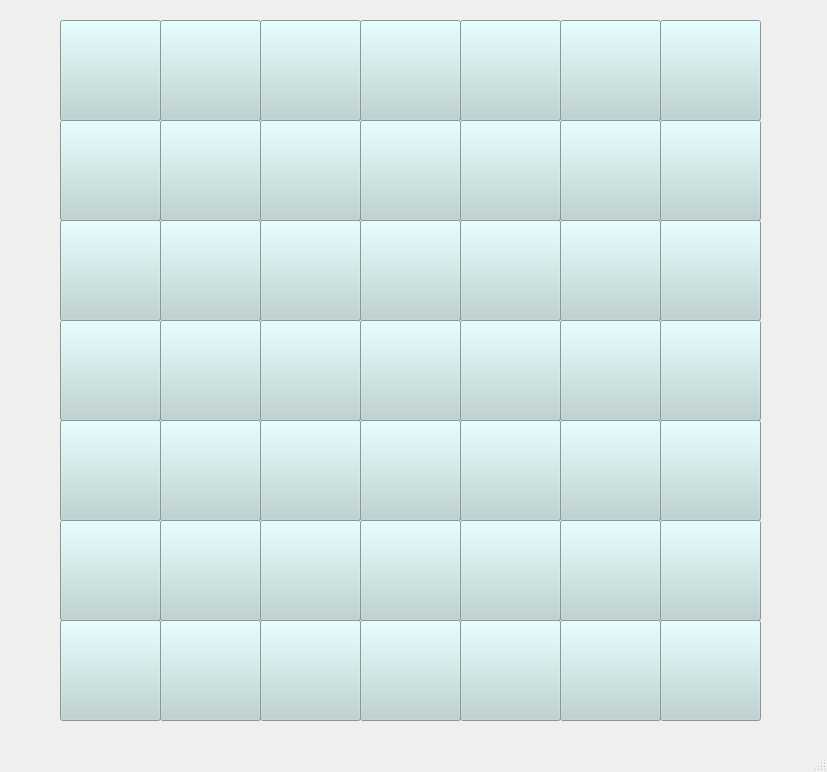
<?xml version="1.0" encoding="UTF-8"?>
<ui version="4.0">
 <class>MainWindow</class>
 <widget class="QMainWindow" name="MainWindow">
  <property name="geometry">
   <rect>
    <x>0</x>
    <y>0</y>
    <width>827</width>
    <height>772</height>
   </rect>
  </property>
  <property name="windowTitle">
   <string>MainWindow</string>
  </property>
  <widget class="QWidget" name="centralwidget">
   <widget class="QPushButton" name="pushButton_00">
    <property name="geometry">
     <rect>
      <x>60</x>
      <y>20</y>
      <width>101</width>
      <height>101</height>
     </rect>
    </property>
    <property name="styleSheet">
     <string notr="true">border-color: rgb(189, 223, 222);
background-color: qlineargradient(spread:pad, x1:0, y1:0, x2:1, y2:0, stop:0 rgba(0, 0, 0, 255), stop:1 rgba(255, 255, 255, 255));
background-color: rgb(186, 211, 211);
font: 20pt &quot;AR BERKLEY&quot;;</string>
    </property>
    <property name="text">
     <string/>
    </property>
    <attribute name="buttonGroup">
     <string notr="true">buttons</string>
    </attribute>
   </widget>
   <widget class="QPushButton" name="pushButton_01">
    <property name="geometry">
     <rect>
      <x>160</x>
      <y>20</y>
      <width>101</width>
      <height>101</height>
     </rect>
    </property>
    <property name="styleSheet">
     <string notr="true">border-color: rgb(189, 223, 222);
background-color: qlineargradient(spread:pad, x1:0, y1:0, x2:1, y2:0, stop:0 rgba(0, 0, 0, 255), stop:1 rgba(255, 255, 255, 255));
background-color: rgb(186, 211, 211);
font: 20pt &quot;AR BERKLEY&quot;;</string>
    </property>
    <property name="text">
     <string/>
    </property>
    <attribute name="buttonGroup">
     <string notr="true">buttons</string>
    </attribute>
   </widget>
   <widget class="QPushButton" name="pushButton_02">
    <property name="geometry">
     <rect>
      <x>260</x>
      <y>20</y>
      <width>101</width>
      <height>101</height>
     </rect>
    </property>
    <property name="styleSheet">
     <string notr="true">border-color: rgb(189, 223, 222);
background-color: qlineargradient(spread:pad, x1:0, y1:0, x2:1, y2:0, stop:0 rgba(0, 0, 0, 255), stop:1 rgba(255, 255, 255, 255));
background-color: rgb(186, 211, 211);
font: 20pt &quot;AR BERKLEY&quot;;</string>
    </property>
    <property name="text">
     <string/>
    </property>
    <attribute name="buttonGroup">
     <string notr="true">buttons</string>
    </attribute>
   </widget>
   <widget class="QPushButton" name="pushButton_03">
    <property name="geometry">
     <rect>
      <x>360</x>
      <y>20</y>
      <width>101</width>
      <height>101</height>
     </rect>
    </property>
    <property name="styleSheet">
     <string notr="true">border-color: rgb(189, 223, 222);
background-color: qlineargradient(spread:pad, x1:0, y1:0, x2:1, y2:0, stop:0 rgba(0, 0, 0, 255), stop:1 rgba(255, 255, 255, 255));
background-color: rgb(186, 211, 211);
font: 20pt &quot;AR BERKLEY&quot;;</string>
    </property>
    <property name="text">
     <string/>
    </property>
    <attribute name="buttonGroup">
     <string notr="true">buttons</string>
    </attribute>
   </widget>
   <widget class="QPushButton" name="pushButton_06">
    <property name="geometry">
     <rect>
      <x>660</x>
      <y>20</y>
      <width>101</width>
      <height>101</height>
     </rect>
    </property>
    <property name="styleSheet">
     <string notr="true">border-color: rgb(189, 223, 222);
background-color: qlineargradient(spread:pad, x1:0, y1:0, x2:1, y2:0, stop:0 rgba(0, 0, 0, 255), stop:1 rgba(255, 255, 255, 255));
background-color: rgb(186, 211, 211);
font: 20pt &quot;AR BERKLEY&quot;;</string>
    </property>
    <property name="text">
     <string/>
    </property>
    <attribute name="buttonGroup">
     <string notr="true">buttons</string>
    </attribute>
   </widget>
   <widget class="QPushButton" name="pushButton_04">
    <property name="geometry">
     <rect>
      <x>460</x>
      <y>20</y>
      <width>101</width>
      <height>101</height>
     </rect>
    </property>
    <property name="styleSheet">
     <string notr="true">border-color: rgb(189, 223, 222);
background-color: qlineargradient(spread:pad, x1:0, y1:0, x2:1, y2:0, stop:0 rgba(0, 0, 0, 255), stop:1 rgba(255, 255, 255, 255));
background-color: rgb(186, 211, 211);
font: 20pt &quot;AR BERKLEY&quot;;</string>
    </property>
    <property name="text">
     <string/>
    </property>
    <attribute name="buttonGroup">
     <string notr="true">buttons</string>
    </attribute>
   </widget>
   <widget class="QPushButton" name="pushButton_05">
    <property name="geometry">
     <rect>
      <x>560</x>
      <y>20</y>
      <width>101</width>
      <height>101</height>
     </rect>
    </property>
    <property name="styleSheet">
     <string notr="true">border-color: rgb(189, 223, 222);
background-color: qlineargradient(spread:pad, x1:0, y1:0, x2:1, y2:0, stop:0 rgba(0, 0, 0, 255), stop:1 rgba(255, 255, 255, 255));
background-color: rgb(186, 211, 211);
font: 20pt &quot;AR BERKLEY&quot;;</string>
    </property>
    <property name="text">
     <string/>
    </property>
    <attribute name="buttonGroup">
     <string notr="true">buttons</string>
    </attribute>
   </widget>
   <widget class="QPushButton" name="pushButton_13">
    <property name="geometry">
     <rect>
      <x>360</x>
      <y>120</y>
      <width>101</width>
      <height>101</height>
     </rect>
    </property>
    <property name="styleSheet">
     <string notr="true">border-color: rgb(189, 223, 222);
background-color: qlineargradient(spread:pad, x1:0, y1:0, x2:1, y2:0, stop:0 rgba(0, 0, 0, 255), stop:1 rgba(255, 255, 255, 255));
background-color: rgb(186, 211, 211);
font: 20pt &quot;AR BERKLEY&quot;;</string>
    </property>
    <property name="text">
     <string/>
    </property>
    <attribute name="buttonGroup">
     <string notr="true">buttons</string>
    </attribute>
   </widget>
   <widget class="QPushButton" name="pushButton_11">
    <property name="geometry">
     <rect>
      <x>160</x>
      <y>120</y>
      <width>101</width>
      <height>101</height>
     </rect>
    </property>
    <property name="styleSheet">
     <string notr="true">border-color: rgb(189, 223, 222);
background-color: qlineargradient(spread:pad, x1:0, y1:0, x2:1, y2:0, stop:0 rgba(0, 0, 0, 255), stop:1 rgba(255, 255, 255, 255));
background-color: rgb(186, 211, 211);
font: 20pt &quot;AR BERKLEY&quot;;</string>
    </property>
    <property name="text">
     <string/>
    </property>
    <attribute name="buttonGroup">
     <string notr="true">buttons</string>
    </attribute>
   </widget>
   <widget class="QPushButton" name="pushButton_12">
    <property name="geometry">
     <rect>
      <x>260</x>
      <y>120</y>
      <width>101</width>
      <height>101</height>
     </rect>
    </property>
    <property name="styleSheet">
     <string notr="true">border-color: rgb(189, 223, 222);
background-color: qlineargradient(spread:pad, x1:0, y1:0, x2:1, y2:0, stop:0 rgba(0, 0, 0, 255), stop:1 rgba(255, 255, 255, 255));
background-color: rgb(186, 211, 211);
font: 20pt &quot;AR BERKLEY&quot;;</string>
    </property>
    <property name="text">
     <string/>
    </property>
    <attribute name="buttonGroup">
     <string notr="true">buttons</string>
    </attribute>
   </widget>
   <widget class="QPushButton" name="pushButton_10">
    <property name="geometry">
     <rect>
      <x>60</x>
      <y>120</y>
      <width>101</width>
      <height>101</height>
     </rect>
    </property>
    <property name="styleSheet">
     <string notr="true">border-color: rgb(189, 223, 222);
background-color: qlineargradient(spread:pad, x1:0, y1:0, x2:1, y2:0, stop:0 rgba(0, 0, 0, 255), stop:1 rgba(255, 255, 255, 255));
background-color: rgb(186, 211, 211);
font: 20pt &quot;AR BERKLEY&quot;;</string>
    </property>
    <property name="text">
     <string/>
    </property>
    <attribute name="buttonGroup">
     <string notr="true">buttons</string>
    </attribute>
   </widget>
   <widget class="QPushButton" name="pushButton_14">
    <property name="geometry">
     <rect>
      <x>460</x>
      <y>120</y>
      <width>101</width>
      <height>101</height>
     </rect>
    </property>
    <property name="styleSheet">
     <string notr="true">border-color: rgb(189, 223, 222);
background-color: qlineargradient(spread:pad, x1:0, y1:0, x2:1, y2:0, stop:0 rgba(0, 0, 0, 255), stop:1 rgba(255, 255, 255, 255));
background-color: rgb(186, 211, 211);
font: 20pt &quot;AR BERKLEY&quot;;</string>
    </property>
    <property name="text">
     <string/>
    </property>
    <attribute name="buttonGroup">
     <string notr="true">buttons</string>
    </attribute>
   </widget>
   <widget class="QPushButton" name="pushButton_15">
    <property name="geometry">
     <rect>
      <x>560</x>
      <y>120</y>
      <width>101</width>
      <height>101</height>
     </rect>
    </property>
    <property name="styleSheet">
     <string notr="true">border-color: rgb(189, 223, 222);
background-color: qlineargradient(spread:pad, x1:0, y1:0, x2:1, y2:0, stop:0 rgba(0, 0, 0, 255), stop:1 rgba(255, 255, 255, 255));
background-color: rgb(186, 211, 211);
font: 20pt &quot;AR BERKLEY&quot;;</string>
    </property>
    <property name="text">
     <string/>
    </property>
    <attribute name="buttonGroup">
     <string notr="true">buttons</string>
    </attribute>
   </widget>
   <widget class="QPushButton" name="pushButton_16">
    <property name="geometry">
     <rect>
      <x>660</x>
      <y>120</y>
      <width>101</width>
      <height>101</height>
     </rect>
    </property>
    <property name="styleSheet">
     <string notr="true">border-color: rgb(189, 223, 222);
background-color: qlineargradient(spread:pad, x1:0, y1:0, x2:1, y2:0, stop:0 rgba(0, 0, 0, 255), stop:1 rgba(255, 255, 255, 255));
background-color: rgb(186, 211, 211);
font: 20pt &quot;AR BERKLEY&quot;;</string>
    </property>
    <property name="text">
     <string/>
    </property>
    <attribute name="buttonGroup">
     <string notr="true">buttons</string>
    </attribute>
   </widget>
   <widget class="QPushButton" name="pushButton_20">
    <property name="geometry">
     <rect>
      <x>60</x>
      <y>220</y>
      <width>101</width>
      <height>101</height>
     </rect>
    </property>
    <property name="styleSheet">
     <string notr="true">border-color: rgb(189, 223, 222);
background-color: qlineargradient(spread:pad, x1:0, y1:0, x2:1, y2:0, stop:0 rgba(0, 0, 0, 255), stop:1 rgba(255, 255, 255, 255));
background-color: rgb(186, 211, 211);
font: 20pt &quot;AR BERKLEY&quot;;</string>
    </property>
    <property name="text">
     <string/>
    </property>
    <attribute name="buttonGroup">
     <string notr="true">buttons</string>
    </attribute>
   </widget>
   <widget class="QPushButton" name="pushButton_21">
    <property name="geometry">
     <rect>
      <x>160</x>
      <y>220</y>
      <width>101</width>
      <height>101</height>
     </rect>
    </property>
    <property name="styleSheet">
     <string notr="true">border-color: rgb(189, 223, 222);
background-color: qlineargradient(spread:pad, x1:0, y1:0, x2:1, y2:0, stop:0 rgba(0, 0, 0, 255), stop:1 rgba(255, 255, 255, 255));
background-color: rgb(186, 211, 211);
font: 20pt &quot;AR BERKLEY&quot;;</string>
    </property>
    <property name="text">
     <string/>
    </property>
    <attribute name="buttonGroup">
     <string notr="true">buttons</string>
    </attribute>
   </widget>
   <widget class="QPushButton" name="pushButton_22">
    <property name="geometry">
     <rect>
      <x>260</x>
      <y>220</y>
      <width>101</width>
      <height>101</height>
     </rect>
    </property>
    <property name="styleSheet">
     <string notr="true">border-color: rgb(189, 223, 222);
background-color: qlineargradient(spread:pad, x1:0, y1:0, x2:1, y2:0, stop:0 rgba(0, 0, 0, 255), stop:1 rgba(255, 255, 255, 255));
background-color: rgb(186, 211, 211);
font: 20pt &quot;AR BERKLEY&quot;;</string>
    </property>
    <property name="text">
     <string/>
    </property>
    <attribute name="buttonGroup">
     <string notr="true">buttons</string>
    </attribute>
   </widget>
   <widget class="QPushButton" name="pushButton_23">
    <property name="geometry">
     <rect>
      <x>360</x>
      <y>220</y>
      <width>101</width>
      <height>101</height>
     </rect>
    </property>
    <property name="styleSheet">
     <string notr="true">border-color: rgb(189, 223, 222);
background-color: qlineargradient(spread:pad, x1:0, y1:0, x2:1, y2:0, stop:0 rgba(0, 0, 0, 255), stop:1 rgba(255, 255, 255, 255));
background-color: rgb(186, 211, 211);
font: 20pt &quot;AR BERKLEY&quot;;</string>
    </property>
    <property name="text">
     <string/>
    </property>
    <attribute name="buttonGroup">
     <string notr="true">buttons</string>
    </attribute>
   </widget>
   <widget class="QPushButton" name="pushButton_24">
    <property name="geometry">
     <rect>
      <x>460</x>
      <y>220</y>
      <width>101</width>
      <height>101</height>
     </rect>
    </property>
    <property name="styleSheet">
     <string notr="true">border-color: rgb(189, 223, 222);
background-color: qlineargradient(spread:pad, x1:0, y1:0, x2:1, y2:0, stop:0 rgba(0, 0, 0, 255), stop:1 rgba(255, 255, 255, 255));
background-color: rgb(186, 211, 211);
font: 20pt &quot;AR BERKLEY&quot;;</string>
    </property>
    <property name="text">
     <string/>
    </property>
    <attribute name="buttonGroup">
     <string notr="true">buttons</string>
    </attribute>
   </widget>
   <widget class="QPushButton" name="pushButton_25">
    <property name="geometry">
     <rect>
      <x>560</x>
      <y>220</y>
      <width>101</width>
      <height>101</height>
     </rect>
    </property>
    <property name="styleSheet">
     <string notr="true">border-color: rgb(189, 223, 222);
background-color: qlineargradient(spread:pad, x1:0, y1:0, x2:1, y2:0, stop:0 rgba(0, 0, 0, 255), stop:1 rgba(255, 255, 255, 255));
background-color: rgb(186, 211, 211);
font: 20pt &quot;AR BERKLEY&quot;;</string>
    </property>
    <property name="text">
     <string/>
    </property>
    <attribute name="buttonGroup">
     <string notr="true">buttons</string>
    </attribute>
   </widget>
   <widget class="QPushButton" name="pushButton_26">
    <property name="geometry">
     <rect>
      <x>660</x>
      <y>220</y>
      <width>101</width>
      <height>101</height>
     </rect>
    </property>
    <property name="styleSheet">
     <string notr="true">border-color: rgb(189, 223, 222);
background-color: qlineargradient(spread:pad, x1:0, y1:0, x2:1, y2:0, stop:0 rgba(0, 0, 0, 255), stop:1 rgba(255, 255, 255, 255));
background-color: rgb(186, 211, 211);
font: 20pt &quot;AR BERKLEY&quot;;</string>
    </property>
    <property name="text">
     <string/>
    </property>
    <attribute name="buttonGroup">
     <string notr="true">buttons</string>
    </attribute>
   </widget>
   <widget class="QPushButton" name="pushButton_30">
    <property name="geometry">
     <rect>
      <x>60</x>
      <y>320</y>
      <width>101</width>
      <height>101</height>
     </rect>
    </property>
    <property name="styleSheet">
     <string notr="true">border-color: rgb(189, 223, 222);
background-color: qlineargradient(spread:pad, x1:0, y1:0, x2:1, y2:0, stop:0 rgba(0, 0, 0, 255), stop:1 rgba(255, 255, 255, 255));
background-color: rgb(186, 211, 211);
font: 20pt &quot;AR BERKLEY&quot;;</string>
    </property>
    <property name="text">
     <string/>
    </property>
    <attribute name="buttonGroup">
     <string notr="true">buttons</string>
    </attribute>
   </widget>
   <widget class="QPushButton" name="pushButton_31">
    <property name="geometry">
     <rect>
      <x>160</x>
      <y>320</y>
      <width>101</width>
      <height>101</height>
     </rect>
    </property>
    <property name="styleSheet">
     <string notr="true">border-color: rgb(189, 223, 222);
background-color: qlineargradient(spread:pad, x1:0, y1:0, x2:1, y2:0, stop:0 rgba(0, 0, 0, 255), stop:1 rgba(255, 255, 255, 255));
background-color: rgb(186, 211, 211);
font: 20pt &quot;AR BERKLEY&quot;;</string>
    </property>
    <property name="text">
     <string/>
    </property>
    <attribute name="buttonGroup">
     <string notr="true">buttons</string>
    </attribute>
   </widget>
   <widget class="QPushButton" name="pushButton_32">
    <property name="geometry">
     <rect>
      <x>260</x>
      <y>320</y>
      <width>101</width>
      <height>101</height>
     </rect>
    </property>
    <property name="styleSheet">
     <string notr="true">border-color: rgb(189, 223, 222);
background-color: qlineargradient(spread:pad, x1:0, y1:0, x2:1, y2:0, stop:0 rgba(0, 0, 0, 255), stop:1 rgba(255, 255, 255, 255));
background-color: rgb(186, 211, 211);
font: 20pt &quot;AR BERKLEY&quot;;</string>
    </property>
    <property name="text">
     <string/>
    </property>
    <attribute name="buttonGroup">
     <string notr="true">buttons</string>
    </attribute>
   </widget>
   <widget class="QPushButton" name="pushButton_33">
    <property name="geometry">
     <rect>
      <x>360</x>
      <y>320</y>
      <width>101</width>
      <height>101</height>
     </rect>
    </property>
    <property name="styleSheet">
     <string notr="true">border-color: rgb(189, 223, 222);
background-color: qlineargradient(spread:pad, x1:0, y1:0, x2:1, y2:0, stop:0 rgba(0, 0, 0, 255), stop:1 rgba(255, 255, 255, 255));
background-color: rgb(186, 211, 211);
font: 20pt &quot;AR BERKLEY&quot;;</string>
    </property>
    <property name="text">
     <string/>
    </property>
    <attribute name="buttonGroup">
     <string notr="true">buttons</string>
    </attribute>
   </widget>
   <widget class="QPushButton" name="pushButton_34">
    <property name="geometry">
     <rect>
      <x>460</x>
      <y>320</y>
      <width>101</width>
      <height>101</height>
     </rect>
    </property>
    <property name="styleSheet">
     <string notr="true">border-color: rgb(189, 223, 222);
background-color: qlineargradient(spread:pad, x1:0, y1:0, x2:1, y2:0, stop:0 rgba(0, 0, 0, 255), stop:1 rgba(255, 255, 255, 255));
background-color: rgb(186, 211, 211);
font: 20pt &quot;AR BERKLEY&quot;;</string>
    </property>
    <property name="text">
     <string/>
    </property>
    <attribute name="buttonGroup">
     <string notr="true">buttons</string>
    </attribute>
   </widget>
   <widget class="QPushButton" name="pushButton_35">
    <property name="geometry">
     <rect>
      <x>560</x>
      <y>320</y>
      <width>101</width>
      <height>101</height>
     </rect>
    </property>
    <property name="styleSheet">
     <string notr="true">border-color: rgb(189, 223, 222);
background-color: qlineargradient(spread:pad, x1:0, y1:0, x2:1, y2:0, stop:0 rgba(0, 0, 0, 255), stop:1 rgba(255, 255, 255, 255));
background-color: rgb(186, 211, 211);
font: 20pt &quot;AR BERKLEY&quot;;</string>
    </property>
    <property name="text">
     <string/>
    </property>
    <attribute name="buttonGroup">
     <string notr="true">buttons</string>
    </attribute>
   </widget>
   <widget class="QPushButton" name="pushButton_36">
    <property name="geometry">
     <rect>
      <x>660</x>
      <y>320</y>
      <width>101</width>
      <height>101</height>
     </rect>
    </property>
    <property name="styleSheet">
     <string notr="true">border-color: rgb(189, 223, 222);
background-color: qlineargradient(spread:pad, x1:0, y1:0, x2:1, y2:0, stop:0 rgba(0, 0, 0, 255), stop:1 rgba(255, 255, 255, 255));
background-color: rgb(186, 211, 211);
font: 20pt &quot;AR BERKLEY&quot;;</string>
    </property>
    <property name="text">
     <string/>
    </property>
    <attribute name="buttonGroup">
     <string notr="true">buttons</string>
    </attribute>
   </widget>
   <widget class="QPushButton" name="pushButton_40">
    <property name="geometry">
     <rect>
      <x>60</x>
      <y>420</y>
      <width>101</width>
      <height>101</height>
     </rect>
    </property>
    <property name="styleSheet">
     <string notr="true">border-color: rgb(189, 223, 222);
background-color: qlineargradient(spread:pad, x1:0, y1:0, x2:1, y2:0, stop:0 rgba(0, 0, 0, 255), stop:1 rgba(255, 255, 255, 255));
background-color: rgb(186, 211, 211);
font: 20pt &quot;AR BERKLEY&quot;;</string>
    </property>
    <property name="text">
     <string/>
    </property>
    <attribute name="buttonGroup">
     <string notr="true">buttons</string>
    </attribute>
   </widget>
   <widget class="QPushButton" name="pushButton_41">
    <property name="geometry">
     <rect>
      <x>160</x>
      <y>420</y>
      <width>101</width>
      <height>101</height>
     </rect>
    </property>
    <property name="styleSheet">
     <string notr="true">border-color: rgb(189, 223, 222);
background-color: qlineargradient(spread:pad, x1:0, y1:0, x2:1, y2:0, stop:0 rgba(0, 0, 0, 255), stop:1 rgba(255, 255, 255, 255));
background-color: rgb(186, 211, 211);
font: 20pt &quot;AR BERKLEY&quot;;</string>
    </property>
    <property name="text">
     <string/>
    </property>
    <attribute name="buttonGroup">
     <string notr="true">buttons</string>
    </attribute>
   </widget>
   <widget class="QPushButton" name="pushButton_42">
    <property name="geometry">
     <rect>
      <x>260</x>
      <y>420</y>
      <width>101</width>
      <height>101</height>
     </rect>
    </property>
    <property name="styleSheet">
     <string notr="true">border-color: rgb(189, 223, 222);
background-color: qlineargradient(spread:pad, x1:0, y1:0, x2:1, y2:0, stop:0 rgba(0, 0, 0, 255), stop:1 rgba(255, 255, 255, 255));
background-color: rgb(186, 211, 211);
font: 20pt &quot;AR BERKLEY&quot;;</string>
    </property>
    <property name="text">
     <string/>
    </property>
    <attribute name="buttonGroup">
     <string notr="true">buttons</string>
    </attribute>
   </widget>
   <widget class="QPushButton" name="pushButton_43">
    <property name="geometry">
     <rect>
      <x>360</x>
      <y>420</y>
      <width>101</width>
      <height>101</height>
     </rect>
    </property>
    <property name="styleSheet">
     <string notr="true">border-color: rgb(189, 223, 222);
background-color: qlineargradient(spread:pad, x1:0, y1:0, x2:1, y2:0, stop:0 rgba(0, 0, 0, 255), stop:1 rgba(255, 255, 255, 255));
background-color: rgb(186, 211, 211);
font: 20pt &quot;AR BERKLEY&quot;;</string>
    </property>
    <property name="text">
     <string/>
    </property>
    <attribute name="buttonGroup">
     <string notr="true">buttons</string>
    </attribute>
   </widget>
   <widget class="QPushButton" name="pushButton_44">
    <property name="geometry">
     <rect>
      <x>460</x>
      <y>420</y>
      <width>101</width>
      <height>101</height>
     </rect>
    </property>
    <property name="styleSheet">
     <string notr="true">border-color: rgb(189, 223, 222);
background-color: qlineargradient(spread:pad, x1:0, y1:0, x2:1, y2:0, stop:0 rgba(0, 0, 0, 255), stop:1 rgba(255, 255, 255, 255));
background-color: rgb(186, 211, 211);
font: 20pt &quot;AR BERKLEY&quot;;</string>
    </property>
    <property name="text">
     <string/>
    </property>
    <attribute name="buttonGroup">
     <string notr="true">buttons</string>
    </attribute>
   </widget>
   <widget class="QPushButton" name="pushButton_45">
    <property name="geometry">
     <rect>
      <x>560</x>
      <y>420</y>
      <width>101</width>
      <height>101</height>
     </rect>
    </property>
    <property name="styleSheet">
     <string notr="true">border-color: rgb(189, 223, 222);
background-color: qlineargradient(spread:pad, x1:0, y1:0, x2:1, y2:0, stop:0 rgba(0, 0, 0, 255), stop:1 rgba(255, 255, 255, 255));
background-color: rgb(186, 211, 211);
font: 20pt &quot;AR BERKLEY&quot;;</string>
    </property>
    <property name="text">
     <string/>
    </property>
    <attribute name="buttonGroup">
     <string notr="true">buttons</string>
    </attribute>
   </widget>
   <widget class="QPushButton" name="pushButton_46">
    <property name="geometry">
     <rect>
      <x>660</x>
      <y>420</y>
      <width>101</width>
      <height>101</height>
     </rect>
    </property>
    <property name="styleSheet">
     <string notr="true">border-color: rgb(189, 223, 222);
background-color: qlineargradient(spread:pad, x1:0, y1:0, x2:1, y2:0, stop:0 rgba(0, 0, 0, 255), stop:1 rgba(255, 255, 255, 255));
background-color: rgb(186, 211, 211);
font: 20pt &quot;AR BERKLEY&quot;;</string>
    </property>
    <property name="text">
     <string/>
    </property>
    <attribute name="buttonGroup">
     <string notr="true">buttons</string>
    </attribute>
   </widget>
   <widget class="QPushButton" name="pushButton_51">
    <property name="geometry">
     <rect>
      <x>160</x>
      <y>520</y>
      <width>101</width>
      <height>101</height>
     </rect>
    </property>
    <property name="styleSheet">
     <string notr="true">border-color: rgb(189, 223, 222);
background-color: qlineargradient(spread:pad, x1:0, y1:0, x2:1, y2:0, stop:0 rgba(0, 0, 0, 255), stop:1 rgba(255, 255, 255, 255));
background-color: rgb(186, 211, 211);
font: 20pt &quot;AR BERKLEY&quot;;</string>
    </property>
    <property name="text">
     <string/>
    </property>
    <attribute name="buttonGroup">
     <string notr="true">buttons</string>
    </attribute>
   </widget>
   <widget class="QPushButton" name="pushButton_55">
    <property name="geometry">
     <rect>
      <x>560</x>
      <y>520</y>
      <width>101</width>
      <height>101</height>
     </rect>
    </property>
    <property name="styleSheet">
     <string notr="true">border-color: rgb(189, 223, 222);
background-color: qlineargradient(spread:pad, x1:0, y1:0, x2:1, y2:0, stop:0 rgba(0, 0, 0, 255), stop:1 rgba(255, 255, 255, 255));
background-color: rgb(186, 211, 211);
font: 20pt &quot;AR BERKLEY&quot;;</string>
    </property>
    <property name="text">
     <string/>
    </property>
    <attribute name="buttonGroup">
     <string notr="true">buttons</string>
    </attribute>
   </widget>
   <widget class="QPushButton" name="pushButton_53">
    <property name="geometry">
     <rect>
      <x>360</x>
      <y>520</y>
      <width>101</width>
      <height>101</height>
     </rect>
    </property>
    <property name="styleSheet">
     <string notr="true">border-color: rgb(189, 223, 222);
background-color: qlineargradient(spread:pad, x1:0, y1:0, x2:1, y2:0, stop:0 rgba(0, 0, 0, 255), stop:1 rgba(255, 255, 255, 255));
background-color: rgb(186, 211, 211);
font: 20pt &quot;AR BERKLEY&quot;;</string>
    </property>
    <property name="text">
     <string/>
    </property>
    <attribute name="buttonGroup">
     <string notr="true">buttons</string>
    </attribute>
   </widget>
   <widget class="QPushButton" name="pushButton_52">
    <property name="geometry">
     <rect>
      <x>260</x>
      <y>520</y>
      <width>101</width>
      <height>101</height>
     </rect>
    </property>
    <property name="styleSheet">
     <string notr="true">border-color: rgb(189, 223, 222);
background-color: qlineargradient(spread:pad, x1:0, y1:0, x2:1, y2:0, stop:0 rgba(0, 0, 0, 255), stop:1 rgba(255, 255, 255, 255));
background-color: rgb(186, 211, 211);
font: 20pt &quot;AR BERKLEY&quot;;</string>
    </property>
    <property name="text">
     <string/>
    </property>
    <attribute name="buttonGroup">
     <string notr="true">buttons</string>
    </attribute>
   </widget>
   <widget class="QPushButton" name="pushButton_54">
    <property name="geometry">
     <rect>
      <x>460</x>
      <y>520</y>
      <width>101</width>
      <height>101</height>
     </rect>
    </property>
    <property name="styleSheet">
     <string notr="true">border-color: rgb(189, 223, 222);
background-color: qlineargradient(spread:pad, x1:0, y1:0, x2:1, y2:0, stop:0 rgba(0, 0, 0, 255), stop:1 rgba(255, 255, 255, 255));
background-color: rgb(186, 211, 211);
font: 20pt &quot;AR BERKLEY&quot;;</string>
    </property>
    <property name="text">
     <string/>
    </property>
    <attribute name="buttonGroup">
     <string notr="true">buttons</string>
    </attribute>
   </widget>
   <widget class="QPushButton" name="pushButton_56">
    <property name="geometry">
     <rect>
      <x>660</x>
      <y>520</y>
      <width>101</width>
      <height>101</height>
     </rect>
    </property>
    <property name="styleSheet">
     <string notr="true">border-color: rgb(189, 223, 222);
background-color: qlineargradient(spread:pad, x1:0, y1:0, x2:1, y2:0, stop:0 rgba(0, 0, 0, 255), stop:1 rgba(255, 255, 255, 255));
background-color: rgb(186, 211, 211);
font: 20pt &quot;AR BERKLEY&quot;;</string>
    </property>
    <property name="text">
     <string/>
    </property>
    <attribute name="buttonGroup">
     <string notr="true">buttons</string>
    </attribute>
   </widget>
   <widget class="QPushButton" name="pushButton_50">
    <property name="geometry">
     <rect>
      <x>60</x>
      <y>520</y>
      <width>101</width>
      <height>101</height>
     </rect>
    </property>
    <property name="styleSheet">
     <string notr="true">border-color: rgb(189, 223, 222);
background-color: qlineargradient(spread:pad, x1:0, y1:0, x2:1, y2:0, stop:0 rgba(0, 0, 0, 255), stop:1 rgba(255, 255, 255, 255));
background-color: rgb(186, 211, 211);
font: 20pt &quot;AR BERKLEY&quot;;</string>
    </property>
    <property name="text">
     <string/>
    </property>
    <attribute name="buttonGroup">
     <string notr="true">buttons</string>
    </attribute>
   </widget>
   <widget class="QPushButton" name="pushButton_62">
    <property name="geometry">
     <rect>
      <x>260</x>
      <y>620</y>
      <width>101</width>
      <height>101</height>
     </rect>
    </property>
    <property name="styleSheet">
     <string notr="true">border-color: rgb(189, 223, 222);
background-color: qlineargradient(spread:pad, x1:0, y1:0, x2:1, y2:0, stop:0 rgba(0, 0, 0, 255), stop:1 rgba(255, 255, 255, 255));
background-color: rgb(186, 211, 211);
font: 20pt &quot;AR BERKLEY&quot;;</string>
    </property>
    <property name="text">
     <string/>
    </property>
    <attribute name="buttonGroup">
     <string notr="true">buttons</string>
    </attribute>
   </widget>
   <widget class="QPushButton" name="pushButton_66">
    <property name="geometry">
     <rect>
      <x>660</x>
      <y>620</y>
      <width>101</width>
      <height>101</height>
     </rect>
    </property>
    <property name="styleSheet">
     <string notr="true">border-color: rgb(189, 223, 222);
background-color: qlineargradient(spread:pad, x1:0, y1:0, x2:1, y2:0, stop:0 rgba(0, 0, 0, 255), stop:1 rgba(255, 255, 255, 255));
background-color: rgb(186, 211, 211);
font: 20pt &quot;AR BERKLEY&quot;;</string>
    </property>
    <property name="text">
     <string/>
    </property>
    <attribute name="buttonGroup">
     <string notr="true">buttons</string>
    </attribute>
   </widget>
   <widget class="QPushButton" name="pushButton_64">
    <property name="geometry">
     <rect>
      <x>460</x>
      <y>620</y>
      <width>101</width>
      <height>101</height>
     </rect>
    </property>
    <property name="styleSheet">
     <string notr="true">border-color: rgb(189, 223, 222);
background-color: qlineargradient(spread:pad, x1:0, y1:0, x2:1, y2:0, stop:0 rgba(0, 0, 0, 255), stop:1 rgba(255, 255, 255, 255));
background-color: rgb(186, 211, 211);
font: 20pt &quot;AR BERKLEY&quot;;</string>
    </property>
    <property name="text">
     <string/>
    </property>
    <attribute name="buttonGroup">
     <string notr="true">buttons</string>
    </attribute>
   </widget>
   <widget class="QPushButton" name="pushButton_63">
    <property name="geometry">
     <rect>
      <x>360</x>
      <y>620</y>
      <width>101</width>
      <height>101</height>
     </rect>
    </property>
    <property name="styleSheet">
     <string notr="true">border-color: rgb(189, 223, 222);
background-color: qlineargradient(spread:pad, x1:0, y1:0, x2:1, y2:0, stop:0 rgba(0, 0, 0, 255), stop:1 rgba(255, 255, 255, 255));
background-color: rgb(186, 211, 211);
font: 20pt &quot;AR BERKLEY&quot;;</string>
    </property>
    <property name="text">
     <string/>
    </property>
    <attribute name="buttonGroup">
     <string notr="true">buttons</string>
    </attribute>
   </widget>
   <widget class="QPushButton" name="pushButton_65">
    <property name="geometry">
     <rect>
      <x>560</x>
      <y>620</y>
      <width>101</width>
      <height>101</height>
     </rect>
    </property>
    <property name="styleSheet">
     <string notr="true">border-color: rgb(189, 223, 222);
background-color: qlineargradient(spread:pad, x1:0, y1:0, x2:1, y2:0, stop:0 rgba(0, 0, 0, 255), stop:1 rgba(255, 255, 255, 255));
background-color: rgb(186, 211, 211);
font: 20pt &quot;AR BERKLEY&quot;;</string>
    </property>
    <property name="text">
     <string/>
    </property>
    <attribute name="buttonGroup">
     <string notr="true">buttons</string>
    </attribute>
   </widget>
   <widget class="QPushButton" name="pushButton_61">
    <property name="geometry">
     <rect>
      <x>160</x>
      <y>620</y>
      <width>101</width>
      <height>101</height>
     </rect>
    </property>
    <property name="styleSheet">
     <string notr="true">border-color: rgb(189, 223, 222);
background-color: qlineargradient(spread:pad, x1:0, y1:0, x2:1, y2:0, stop:0 rgba(0, 0, 0, 255), stop:1 rgba(255, 255, 255, 255));
background-color: rgb(186, 211, 211);
font: 20pt &quot;AR BERKLEY&quot;;</string>
    </property>
    <property name="text">
     <string/>
    </property>
    <attribute name="buttonGroup">
     <string notr="true">buttons</string>
    </attribute>
   </widget>
   <widget class="QPushButton" name="pushButton_60">
    <property name="geometry">
     <rect>
      <x>60</x>
      <y>620</y>
      <width>101</width>
      <height>101</height>
     </rect>
    </property>
    <property name="styleSheet">
     <string notr="true">border-color: rgb(189, 223, 222);
background-color: qlineargradient(spread:pad, x1:0, y1:0, x2:1, y2:0, stop:0 rgba(0, 0, 0, 255), stop:1 rgba(255, 255, 255, 255));
background-color: rgb(186, 211, 211);
font: 20pt &quot;AR BERKLEY&quot;;</string>
    </property>
    <property name="text">
     <string/>
    </property>
    <attribute name="buttonGroup">
     <string notr="true">buttons</string>
    </attribute>
   </widget>
  </widget>
  <widget class="QMenuBar" name="menubar">
   <property name="geometry">
    <rect>
     <x>0</x>
     <y>0</y>
     <width>827</width>
     <height>21</height>
    </rect>
   </property>
  </widget>
  <widget class="QStatusBar" name="statusbar"/>
 </widget>
 <resources/>
 <connections/>
 <buttongroups>
  <buttongroup name="buttons"/>
 </buttongroups>
</ui>
